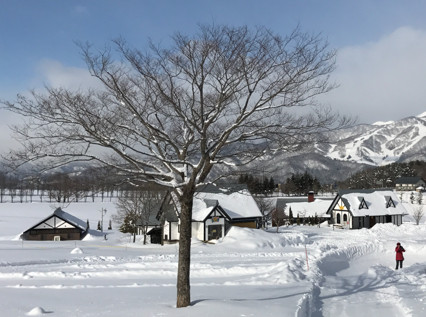
#> input picture sources/ch19Histogram/snow.jpg, 426 x 317 px
$ python ch19_6.py
#> lines starting #> are read from the running program, lines starting #| are printed output that depends on the picture
# ch19_6.py
import cv2
import matplotlib.pyplot as plt

src = cv2.imread("snow.jpg",cv2.IMREAD_GRAYSCALE)
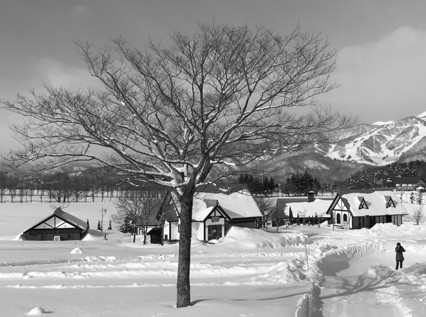
#> src: shape (317, 426); min 0, max 255, mean 147.4
cv2.imshow("Src", src)
plt.hist(src.ravel(),20)       # 降維再繪製直方圖
plt.show()
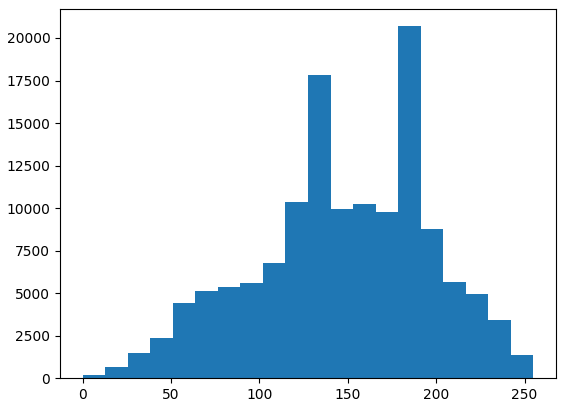
#> figure drawn by matplotlib, 1 panel; tallest bar 20693 high, from x = 178.5 to 191.2

cv2.waitKey(0)
cv2.destroyAllWindows()

$ run again, with sources/ch19Histogram/macau.jpg copied over sources/ch19Histogram/snow.jpg
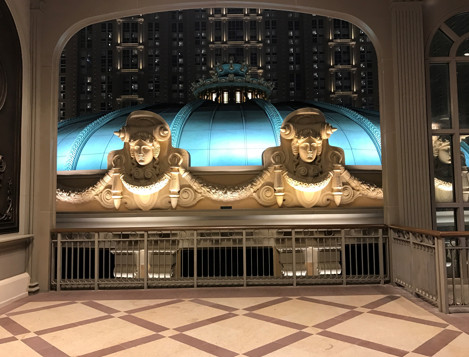
#> input picture sources/ch19Histogram/macau.jpg, 469 x 357 px
#> `src = cv2.imread("snow.jpg",cv2.IMREAD_GRAYSCALE)`:
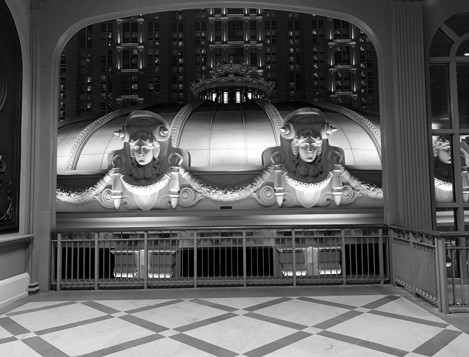
#> src: shape (357, 469); min 0, max 255, mean 92.5
#> `plt.show()`:
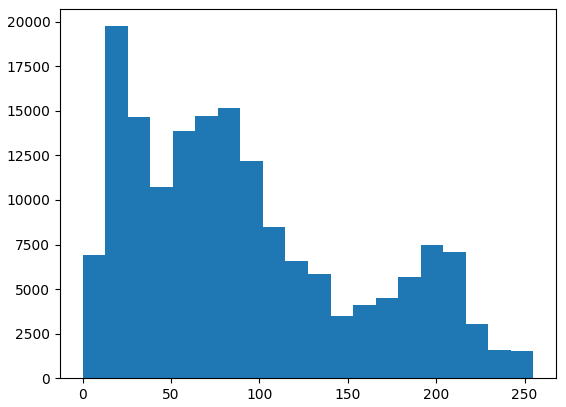
#> figure drawn by matplotlib, 1 panel; tallest bar 19752 high, from x = 12.75 to 25.5

$ run again, with sources/ch19Histogram/office.jpg copied over sources/ch19Histogram/snow.jpg
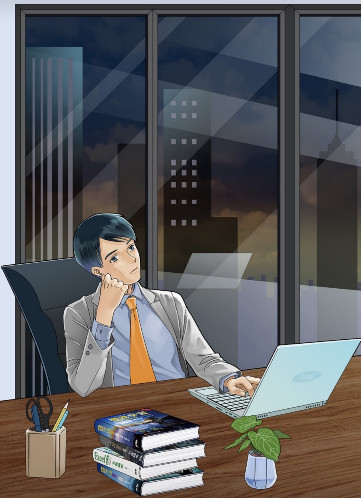
#> input picture sources/ch19Histogram/office.jpg, 361 x 498 px
#> `src = cv2.imread("snow.jpg",cv2.IMREAD_GRAYSCALE)`:
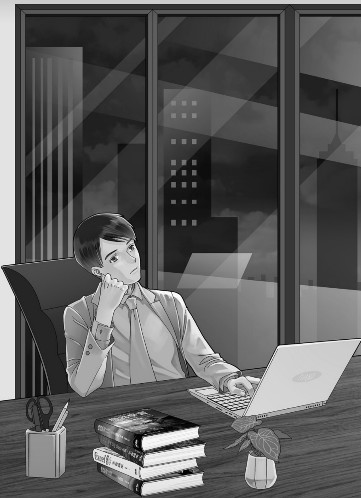
#> src: shape (498, 361); min 0, max 255, mean 92.8
#> `plt.show()`:
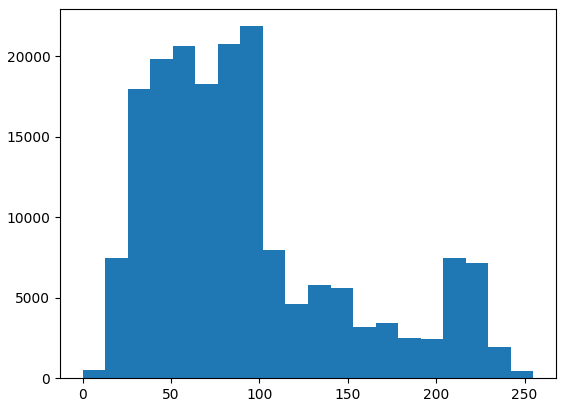
#> figure drawn by matplotlib, 1 panel; tallest bar 21850 high, from x = 89.25 to 102

$ run again, with sources/ch19Histogram/shan.jpg copied over sources/ch19Histogram/snow.jpg
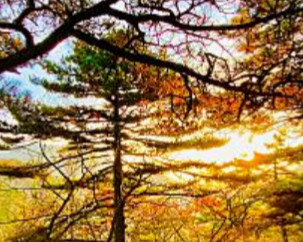
#> input picture sources/ch19Histogram/shan.jpg, 303 x 242 px
#> `src = cv2.imread("snow.jpg",cv2.IMREAD_GRAYSCALE)`:
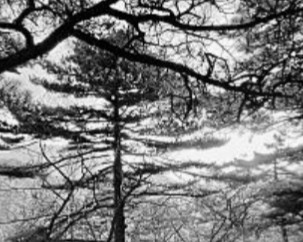
#> src: shape (242, 303); min 0, max 255, mean 122.9
#> `plt.show()`:
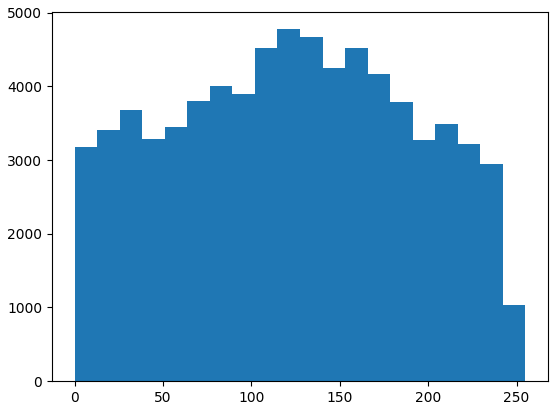
#> figure drawn by matplotlib, 1 panel; tallest bar 4775 high, from x = 114.8 to 127.5
